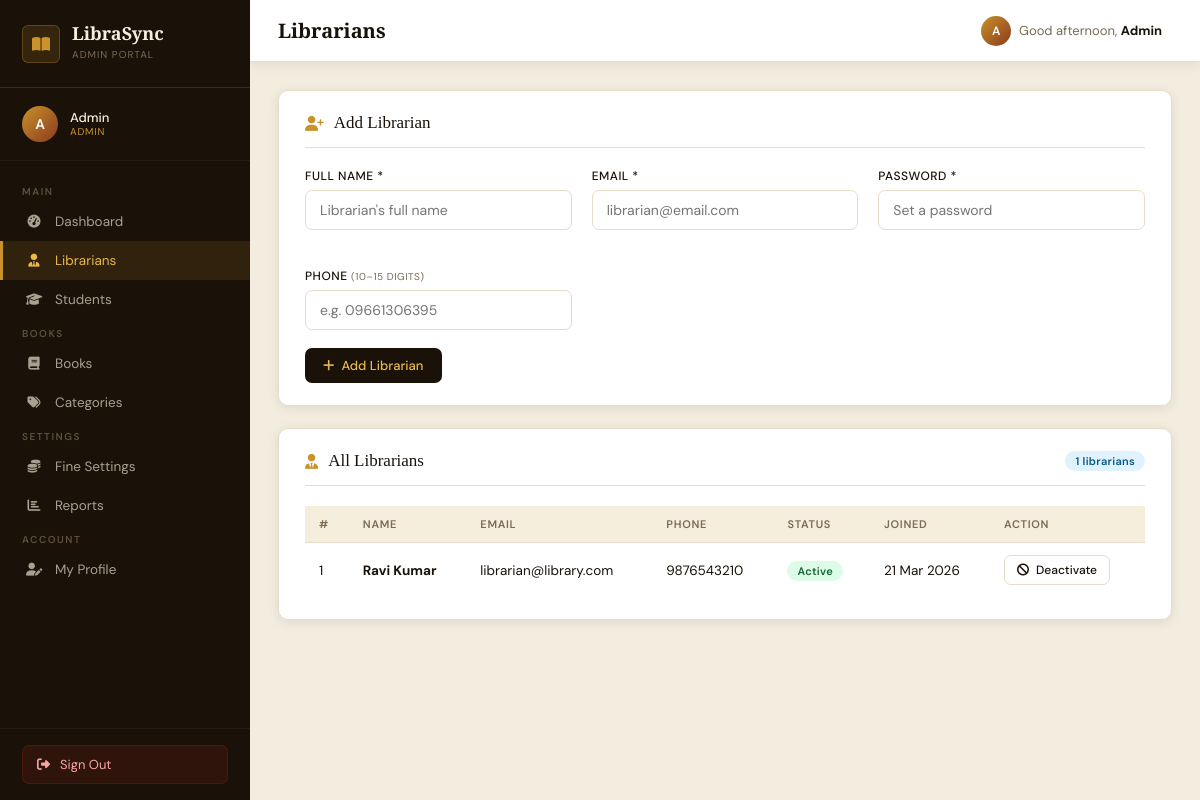
Screenshot of /admin/librarians.php (signed in) with the database file from the repository.
### tables this page shows
CREATE TABLE users (
    id INT AUTO_INCREMENT PRIMARY KEY,
    name VARCHAR(100) NOT NULL,
    email VARCHAR(100) UNIQUE NOT NULL,
    password VARCHAR(255) NOT NULL,
    role ENUM('admin','librarian','student') NOT NULL,
    phone VARCHAR(15),
    address TEXT,
    student_id VARCHAR(50) NULL DEFAULT NULL,
    profile_pic VARCHAR(255) DEFAULT 'default.png',
    status ENUM('active','inactive') DEFAULT 'active',
    avatar VARCHAR(255) DEFAULT NULL,
    created_at TIMESTAMP DEFAULT CURRENT_TIMESTAMP
);

### includes/config.php (called while the page is built, shortened)
<?php
function fmtDate($d) {
    return $d ? date('d M Y', strtotime($d)) : '-';
}
?>

### admin/librarians.php (the view, shortened to what this page needs)
<?php
require_once '../includes/config.php';
$librarians = $conn->query("SELECT * FROM users WHERE role='librarian' ORDER BY created_at DESC");
?>
<?php include '../includes/header.php'; ?>
<div class="card" style="margin-bottom:22px">
  <div class="card-header">
    <div class="card-title"><i class="fas fa-user-plus"></i> Add Librarian</div>
  </div>
  <form method="POST" id="addLibrarianForm">
    <div class="grid-3">
      <div class="form-group">
        <label class="form-label">Full Name *</label>
        <input type="text" name="name" id="nameInput" class="form-control" required
          placeholder="Librarian's full name" oninput="validateName(this)">
      </div>
      <div class="form-group">
        <label class="form-label">Email *</label>
        <input type="email" name="email" class="form-control" required placeholder="librarian@email.com">
      </div>
      <div class="form-group">
        <label class="form-label">Password *</label>
        <input type="text" name="password" class="form-control" required placeholder="Set a password">
      </div>
      <div class="form-group">
        <label class="form-label">Phone <small style="font-weight:400;color:var(--muted)">(10–15 digits)</small></label>
        <input type="text" name="phone" id="phoneInput" class="form-control"
          placeholder="e.g. 09661306395" oninput="validatePhone(this)" maxlength="15">
      </div>
    </div>
    <button type="submit" name="add_librarian" class="btn btn-primary">
      <i class="fas fa-plus"></i> Add Librarian
    </button>
  </form>
</div>
<div class="card">
  <div class="card-header">
    <div class="card-title"><i class="fas fa-user-tie"></i> All Librarians</div>
    <span class="badge badge-info"><?= $librarians->num_rows ?> librarians</span>
  </div>
  <div class="table-wrap">
    <table class="data-table">
      <thead>
        <tr>
          <th>#</th><th>Name</th><th>Email</th><th>Phone</th>
          <th>Status</th><th>Joined</th><th>Action</th>
        </tr>
      </thead>
      <tbody>
        <?php $librarians->data_seek(0); $i = 1; while ($l = $librarians->fetch_assoc()): ?>
          <tr>
            <td><?= $i++ ?></td>
            <td><strong><?= htmlspecialchars($l['name']) ?></strong></td>
            <td><?= htmlspecialchars($l['email']) ?></td>
            <td><?= $l['phone'] ?: '—' ?></td>
            <td><?= $l['status'] === 'active'
              ? '<span class="badge badge-success">Active</span>'
              : '<span class="badge badge-danger">Inactive</span>' ?></td>
            <td><?= fmtDate($l['created_at']) ?></td>
            <td>
              <a href="librarians.php?toggle=<?= $l['id'] ?>"
                 class="btn btn-outline btn-sm"
                 data-confirm="<?= $l['status'] === 'active' ? 'Deactivate' : 'Activate' ?> this librarian?">
                <?= $l['status'] === 'active'
                  ? '<i class="fas fa-ban"></i> Deactivate'
                  : '<i class="fas fa-check"></i> Activate' ?>
              </a>
            </td>
          </tr>
        <?php endwhile; ?>
      </tbody>
    </table>
  </div>
</div>
<?php include '../includes/footer.php'; ?>

### includes/header.php (style rules this page uses)
:root { --ink: #1a1208; --gold: #c9922a; --gold-light: #e8b84b; --cream: #fdf8ef; --parchment: #f5eedc; --muted: #7a6a52; --border: #e8dcc8; --sidebar-w: 250px; --white: #ffffff; --danger: #dc2626; --success: #16a34a; --info: #0284c7; --warning: #d97706; --shadow: 0 2px 12px rgba(26,18,8,0.09); --shadow-lg: 0 8px 32px rgba(26,18,8,0.13); --radius: 10px; }
* { margin:0; padding:0; box-sizing:border-box; }
body { font-family: 'DM Sans', sans-serif; background: #f3ede0; color: var(--ink); min-height: 100vh; display: flex; }
.card { background: var(--white); border-radius: var(--radius); padding: 22px 26px; box-shadow: var(--shadow); border: 1px solid var(--border); }
.card-header { display: flex; align-items: center; justify-content: space-between; margin-bottom: 20px; padding-bottom: 14px; border-bottom: 1px solid var(--border); }
.card-title { font-family: 'Playfair Display', serif; font-size: 17px; color: var(--ink); display: flex; align-items: center; gap: 10px; }
.card-title i { color: var(--gold); font-size: 15px; }
.table-wrap { overflow-x: auto; }
table.data-table { width: 100%; border-collapse: collapse; font-size: 13.5px; }
table.data-table th { text-align: left; padding: 11px 14px; background: var(--parchment); color: var(--muted); font-size: 11px; text-transform: uppercase; letter-spacing: 0.7px; font-weight: 600; border-bottom: 1px solid var(--border); white-space: nowrap; }
table.data-table td { padding: 12px 14px; border-bottom: 1px solid #f0e8d8; color: var(--ink); vertical-align: middle; }
table.data-table tr:last-child td { border-bottom: none; }
.badge { padding: 3px 10px; border-radius: 20px; font-size: 11px; font-weight: 600; letter-spacing: 0.3px; white-space: nowrap; }
.badge-success { background: #dcfce7; color: #166534; }
.badge-info { background: #e0f2fe; color: #075985; }
.btn { display: inline-flex; align-items: center; gap: 7px; padding: 9px 18px; border-radius: 7px; font-family: 'DM Sans', sans-serif; font-size: 13px; font-weight: 500; cursor: pointer; border: none; text-decoration: none; transition: all 0.15s; white-space: nowrap; }
.btn-sm { padding: 6px 12px; font-size: 12px; }
.btn-primary { background: var(--ink); color: var(--gold-light); }
.btn-outline { background: transparent; color: var(--ink); border: 1.5px solid var(--border); }
.form-group { margin-bottom: 18px; }
.form-label { display: block; font-size: 12px; font-weight: 500; color: var(--ink); letter-spacing: 0.5px; text-transform: uppercase; margin-bottom: 6px; }
.form-control, .form-select { width: 100%; padding: 10px 14px; border: 1.5px solid var(--border); border-radius: 7px; font-family: 'DM Sans', sans-serif; font-size: 14px; color: var(--ink); background: #fff; transition: border-color 0.15s, box-shadow 0.15s; outline: none; }
.grid-3 { display: grid; grid-template-columns: 1fr 1fr 1fr; gap: 20px; }

### rows the page displays
users: name "Ravi Kumar", email "librarian@library.com", phone "9876543210", status "Active", created_at "21 Mar 2026"

### other values shown
$role "ADMIN"
$initials "A"
$name "Admin"
$sectionKey "MAIN"
$item['label'] "Dashboard"
$item['label'] "Librarians"
$item['label'] "Students"
$sectionKey "BOOKS"
$item['label'] "Books"
$item['label'] "Categories"
$sectionKey "SETTINGS"
$item['label'] "Fine Settings"
$item['label'] "Reports"
$sectionKey "ACCOUNT"
$item['label'] "My Profile"
